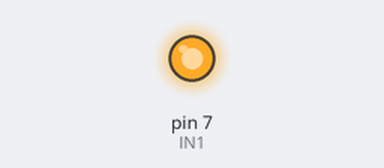
A sketch run on a simulated Arduino Uno, built with avr-gcc and run on an emulated ATmega328P. Parts: output pins drawn as LEDs (lit = HIGH).

Above: at 0.5 s.
At 5.0 s:
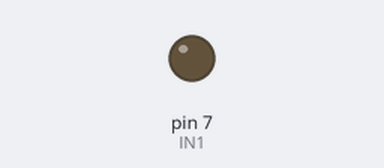
Timing chart, 0 to 6.9 s (numbered marks = the images above):
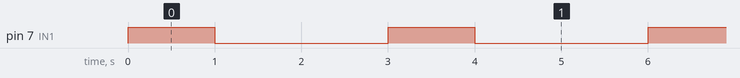

The sketch:

dir-sin-pinmode.ino
```cpp
// Fallo (lección 9): IN2 (D8) sin pinMode(OUTPUT).
const int IN1 = 7;
const int IN2 = 8;

void setup() {
  pinMode(IN1, OUTPUT);
}

void fase(int a, int b, int ms) {
  digitalWrite(IN1, a);
  digitalWrite(IN2, b);
  delay(ms);
}

void loop() {
  fase(HIGH, LOW, 1000);
  fase(LOW, LOW, 500);
  fase(LOW, HIGH, 1000);
  fase(LOW, LOW, 500);
}
```

Measured:
- by itself, pin 7 (IN1): alternates HIGH for 1.0 s and LOW for 2.0 s
